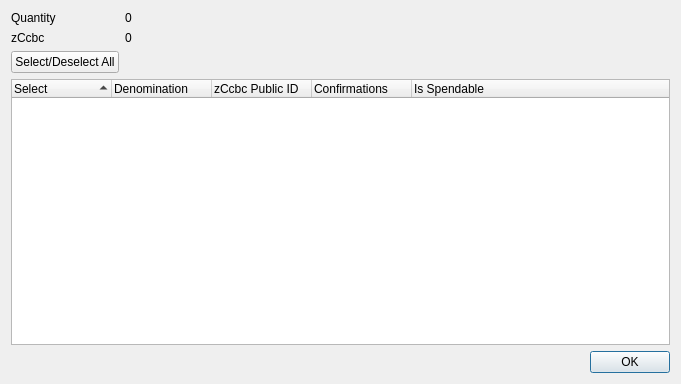
<?xml version="1.0" encoding="UTF-8"?>
<ui version="4.0">
 <class>ZCcbcControlDialog</class>
 <widget class="QDialog" name="ZCcbcControlDialog">
  <property name="geometry">
   <rect>
    <x>0</x>
    <y>0</y>
    <width>681</width>
    <height>384</height>
   </rect>
  </property>
  <property name="minimumSize">
   <size>
    <width>681</width>
    <height>384</height>
   </size>
  </property>
  <property name="windowTitle">
   <string>Select zCcbc to Spend</string>
  </property>
  <layout class="QGridLayout" name="gridLayout">
   <item row="0" column="0">
    <layout class="QFormLayout" name="formLayout">
     <property name="sizeConstraint">
      <enum>QLayout::SetDefaultConstraint</enum>
     </property>
     <item row="0" column="0">
      <widget class="QLabel" name="labelQuantity">
       <property name="text">
        <string>Quantity</string>
       </property>
      </widget>
     </item>
     <item row="0" column="1">
      <widget class="QLabel" name="labelQuantity_int">
       <property name="text">
        <string>0</string>
       </property>
      </widget>
     </item>
     <item row="1" column="0">
      <widget class="QLabel" name="labelZCcbc">
       <property name="text">
        <string>zCcbc</string>
       </property>
      </widget>
     </item>
     <item row="1" column="1">
      <widget class="QLabel" name="labelZCcbc_int">
       <property name="text">
        <string>0</string>
       </property>
      </widget>
     </item>
     <item row="2" column="0">
      <widget class="QPushButton" name="pushButtonAll">
       <property name="text">
        <string>Select/Deselect All</string>
       </property>
      </widget>
     </item>
    </layout>
   </item>
   <item row="1" column="0">
    <layout class="QVBoxLayout" name="verticalLayout">
     <item>
      <widget class="QTreeWidget" name="treeWidget">
       <property name="minimumSize">
        <size>
         <width>0</width>
         <height>250</height>
        </size>
       </property>
       <property name="alternatingRowColors">
        <bool>true</bool>
       </property>
       <property name="sortingEnabled">
        <bool>true</bool>
       </property>
       <property name="columnCount">
        <number>5</number>
       </property>
       <attribute name="headerDefaultSectionSize">
        <number>100</number>
       </attribute>
       <column>
        <property name="text">
         <string notr="true">Select</string>
        </property>
       </column>
       <column>
        <property name="text">
         <string notr="true">Denomination</string>
        </property>
       </column>
       <column>
        <property name="text">
         <string notr="true">zCcbc Public ID</string>
        </property>
       </column>
       <column>
        <property name="text">
         <string notr="true">Confirmations</string>
        </property>
       </column>
       <column>
        <property name="text">
         <string>Is Spendable</string>
        </property>
       </column>
      </widget>
     </item>
     <item>
      <widget class="QDialogButtonBox" name="buttonBox">
       <property name="orientation">
        <enum>Qt::Horizontal</enum>
       </property>
       <property name="standardButtons">
        <set>QDialogButtonBox::Ok</set>
       </property>
      </widget>
     </item>
    </layout>
   </item>
  </layout>
 </widget>
 <resources/>
 <connections>
  <connection>
   <sender>buttonBox</sender>
   <signal>accepted()</signal>
   <receiver>ZCcbcControlDialog</receiver>
   <slot>accept()</slot>
   <hints>
    <hint type="sourcelabel">
     <x>248</x>
     <y>254</y>
    </hint>
    <hint type="destinationlabel">
     <x>157</x>
     <y>274</y>
    </hint>
   </hints>
  </connection>
  <connection>
   <sender>buttonBox</sender>
   <signal>rejected()</signal>
   <receiver>ZCcbcControlDialog</receiver>
   <slot>reject()</slot>
   <hints>
    <hint type="sourcelabel">
     <x>316</x>
     <y>260</y>
    </hint>
    <hint type="destinationlabel">
     <x>286</x>
     <y>274</y>
    </hint>
   </hints>
  </connection>
 </connections>
</ui>
